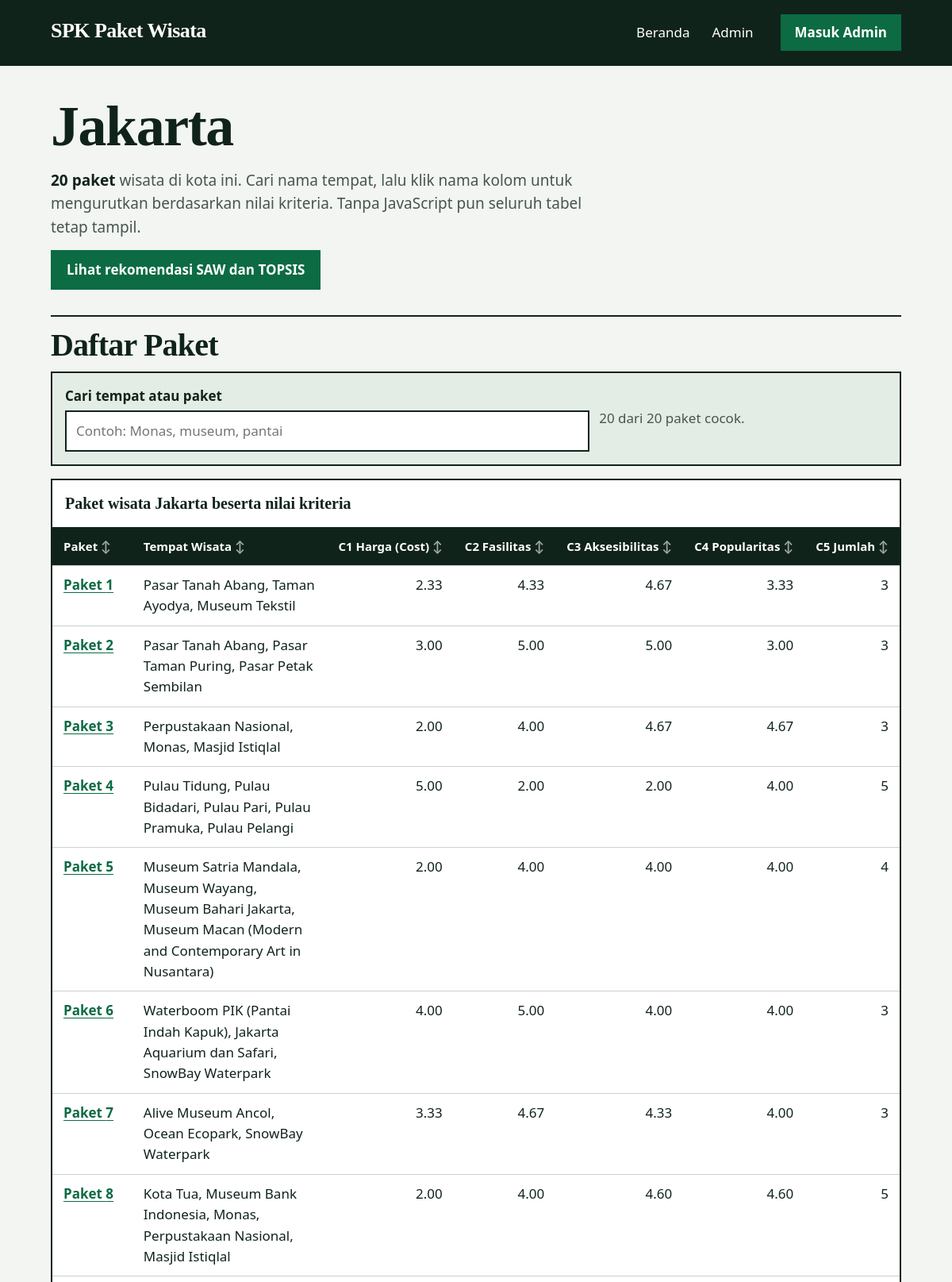
The app's page /kota/Jakarta (upper part) with its own data.
### tables this page shows
CREATE TABLE kota (
    id INTEGER PRIMARY KEY AUTOINCREMENT,
    nama TEXT NOT NULL UNIQUE
);

CREATE TABLE paket (
    id INTEGER PRIMARY KEY AUTOINCREMENT,
    kota_id INTEGER NOT NULL,
    nomor_paket INTEGER NOT NULL UNIQUE,
    nama_tampil TEXT NOT NULL,
    FOREIGN KEY (kota_id) REFERENCES kota (id) ON DELETE RESTRICT
);

CREATE TABLE nilai_paket (
    paket_id INTEGER NOT NULL,
    kriteria_id INTEGER NOT NULL,
    nilai REAL NOT NULL CHECK (nilai BETWEEN 1 AND 5),
    PRIMARY KEY (paket_id, kriteria_id),
    FOREIGN KEY (paket_id) REFERENCES paket (id) ON DELETE CASCADE,
    FOREIGN KEY (kriteria_id) REFERENCES kriteria (id) ON DELETE RESTRICT
);

### app.py (the view)
@app.route("/kota/<nama_kota>")
def kota_page(nama_kota):
    packages = database.get_paket_by_kota(nama_kota)
    if not packages:
        return render_template("index.html", kota=database.get_kota_list(), kriteria=database.get_kriteria(), error=f"Kota {nama_kota} tidak ditemukan."), 404
    return render_template("kota.html", kota=nama_kota, packages=packages, kriteria=database.get_kriteria())

### database.py (called while the page is built)
def get_connection():
    conn = sqlite3.connect(DB_PATH)
    conn.row_factory = sqlite3.Row
    conn.execute("PRAGMA foreign_keys = ON")
    return conn

def get_kriteria():
    conn = get_connection()
    try:
        rows = conn.execute("SELECT * FROM kriteria ORDER BY kode").fetchall()
        return [dict(r) for r in rows]
    finally:
        conn.close()

### templates/kota.html (shortened to what this page needs)
{% extends "base.html" %}
{% block content %}
<div class="page-head">
  <h1>{{ kota }}</h1>
  <p class="lede"><strong>{{ packages|length }} paket</strong> wisata di kota ini. Cari nama tempat, lalu klik nama kolom untuk mengurutkan berdasarkan nilai kriteria. Tanpa JavaScript pun seluruh tabel tetap tampil.</p>
  <p><a class="btn" href="{{ url_for('rekomendasi', kota=kota, metode='keduanya') }}">Lihat rekomendasi SAW dan TOPSIS</a></p>
</div>
<section aria-labelledby="daftar-paket">
  <h2 id="daftar-paket">Daftar Paket</h2>
  <div class="toolbar">
    <p class="field">
      <label for="cari-paket">Cari tempat atau paket</label>
      <input type="search" id="cari-paket" data-filter-table="tabel-paket" placeholder="Contoh: Monas, museum, pantai" autocomplete="off">
    </p>
    <p class="count" data-filter-count>{{ packages|length }} dari {{ packages|length }} paket cocok.</p>
  </div>
  <div class="table-wrapper" tabindex="0" role="region" aria-labelledby="paket-caption">
  <table id="tabel-paket" data-sortable>
    <caption id="paket-caption">Paket wisata {{ kota }} beserta nilai kriteria</caption>
    <thead><tr>
      <th scope="col" data-type="number">Paket</th>
      <th scope="col" data-type="text">Tempat Wisata</th>
      <th scope="col" data-type="number">C1 Harga (Cost)</th>
      <th scope="col" data-type="number">C2 Fasilitas</th>
      <th scope="col" data-type="number">C3 Aksesibilitas</th>
      <th scope="col" data-type="number">C4 Popularitas</th>
      <th scope="col" data-type="number">C5 Jumlah</th>
    </tr></thead>
    <tbody>
    {% for p in packages %}
    <tr>
      <th scope="row" data-value="{{ p.nomor_paket }}"><a href="{{ url_for('paket_detail', paket_id=p.id) }}">Paket {{ p.nomor_paket }}</a></th>
      <td>{{ p.tempat|join(', ') }}</td>
      <td class="num" data-value="{{ p.matrix[0] }}">{{ '%.2f'|format(p.matrix[0]) }}</td>
      <td class="num" data-value="{{ p.matrix[1] }}">{{ '%.2f'|format(p.matrix[1]) }}</td>
      <td class="num" data-value="{{ p.matrix[2] }}">{{ '%.2f'|format(p.matrix[2]) }}</td>
      <td class="num" data-value="{{ p.matrix[3] }}">{{ '%.2f'|format(p.matrix[3]) }}</td>
      <td class="num" data-value="{{ p.matrix[4] }}">{{ p.matrix[4]|int }}</td>
    </tr>
    {% endfor %}
    </tbody>
  </table>
  </div>
</section>
{% endblock %}

### static/style.css (style rules this page uses)
:root { --ground: #f2f5f2; --surface: #ffffff; --field: #e4ece6; --ink: #10231b; --muted: #46564d; --accent: #0c6b43; --accent-ink: #ffffff; --accent-deep: #084d30; --line: #c9d4cc; --winner: #fdf0c2; --danger: #8f1d1d; --danger-field: #fbe9e7; --ok-field: #e2f0e6; --display: Georgia, "Times New Roman", serif; --text: system-ui, -apple-system, "Segoe UI", Roboto, Arial, sans-serif; --measure: 1120px; --gap: 24px; }
* { box-sizing: border-box; }
html { overflow-x: clip; scroll-behavior: smooth; }
body { overflow-x: clip; }
body { margin: 0; background: var(--ground); color: var(--ink); font-family: var(--text); font-size: 17px; line-height: 1.55; }
h1, h2, h3, h4 { font-family: var(--display); font-weight: 700; letter-spacing: -0.02em; line-height: 1.02; overflow-wrap: break-word; min-width: 0; }
h1 { font-size: clamp(40px, 6vw, 72px); margin: 0 0 16px; }
h2 { font-size: clamp(28px, 3.4vw, 40px); margin: 0 0 12px; }
p { margin: 0 0 14px; max-width: 68ch; }
a { color: var(--accent); text-underline-offset: 3px; }
.page-head { margin-bottom: 32px; }
.page-head .lede { font-size: 19px; color: var(--muted); max-width: 62ch; }
.page-head .lede strong { color: var(--ink); }
section { margin-bottom: 56px; }
section > h2 { border-top: 2px solid var(--ink); padding-top: 16px; }
.btn, button { background: var(--accent); color: var(--accent-ink); border: 0; padding: 12px 20px; font: inherit; font-weight: 700; cursor: pointer; text-decoration: none; display: inline-block; min-height: 44px; }
.table-wrapper { overflow: auto; max-width: 100%; container-type: inline-size; border: 2px solid var(--ink); background: var(--surface); margin-bottom: 24px; }
table { width: 100%; min-width: 640px; border-collapse: separate; border-spacing: 0; background: var(--surface); }
caption { text-align: left; font-family: var(--display); font-size: 20px; font-weight: 700; padding: 14px 16px; border-bottom: 2px solid var(--ink); background: var(--surface); }
th, td { padding: 11px 14px; text-align: left; vertical-align: top; border-bottom: 1px solid var(--line); font-variant-numeric: tabular-nums; }
thead th { position: sticky; top: 0; z-index: 1; background: var(--ink); color: var(--surface); font-size: 15px; }
th[scope="row"] { font-weight: 700; }
.num { text-align: right; font-variant-numeric: tabular-nums; }
th[scope="row"] { white-space: nowrap; }
.toolbar { display: flex; flex-wrap: wrap; gap: 12px; align-items: end; margin-bottom: 16px; padding: 16px; background: var(--field); border: 2px solid var(--ink); }
.toolbar .field { flex: 1 1 260px; margin: 0; }
.toolbar label { display: block; font-weight: 700; margin-bottom: 4px; }
.toolbar input, .toolbar select { width: 100%; }
.toolbar .count { color: var(--muted); margin: 0; align-self: center; }
.field { margin: 0 0 18px; }
label { display: block; font-weight: 700; margin-bottom: 4px; }
input, select, textarea { font: inherit; padding: 11px 12px; width: 100%; background: var(--surface); color: var(--ink); border: 2px solid var(--ink); min-height: 44px; }
@media (prefers-reduced-motion: no-preference) { main > * { animation: rise 320ms ease-out both; } }
@media (prefers-reduced-motion: no-preference) { main > *:nth-child(2) { animation-delay: 60ms; } }

### records on screen
kota: nama "Jakarta"
paket: nomor_paket "1", tempat "Pasar Tanah Abang, Taman Ayodya, Museum Tekstil", nilai "3"
nilai_paket: nilai "2.33"
nilai_paket: nilai "4.33"
nilai_paket: nilai "4.67"
nilai_paket: nilai "3.33"
paket: nomor_paket "2", tempat "Pasar Tanah Abang, Pasar Taman Puring, Pasar Petak Sembilan", nilai "3"
nilai_paket: nilai "3.00"
nilai_paket: nilai "5.00"
nilai_paket: nilai "5.00"
nilai_paket: nilai "3.00"
paket: nomor_paket "3", tempat "Perpustakaan Nasional, Monas, Masjid Istiqlal", nilai "3"
nilai_paket: nilai "2.00"
nilai_paket: nilai "4.00"
nilai_paket: nilai "4.67"
nilai_paket: nilai "4.67"
paket: nomor_paket "4", tempat "Pulau Tidung, Pulau Bidadari, Pulau Pari, Pulau Pramuka, Pulau Pelangi", nilai "5"
nilai_paket: nilai "5.00"
nilai_paket: nilai "2.00"
nilai_paket: nilai "2.00"
nilai_paket: nilai "4.00"
paket: nomor_paket "5", tempat "Museum Satria Mandala, Museum Wayang, Museum Bahari Jakarta, Museum Macan (Modern and Contemporary Art in Nusantara)", nilai "4"
nilai_paket: nilai "2.00"
nilai_paket: nilai "4.00"
nilai_paket: nilai "4.00"
nilai_paket: nilai "4.00"
paket: nomor_paket "6", tempat "Waterboom PIK (Pantai Indah Kapuk), Jakarta Aquarium dan Safari, SnowBay Waterpark", nilai "3"
nilai_paket: nilai "4.00"
nilai_paket: nilai "5.00"
nilai_paket: nilai "4.00"
nilai_paket: nilai "4.00"
paket: nomor_paket "7", tempat "Alive Museum Ancol, Ocean Ecopark, SnowBay Waterpark", nilai "3"
nilai_paket: nilai "3.33"
nilai_paket: nilai "4.67"
nilai_paket: nilai "4.33"
nilai_paket: nilai "4.00"
paket: nomor_paket "8", tempat "Kota Tua, Museum Bank Indonesia, Monas, Perpustakaan Nasional, Masjid Istiqlal", nilai "5"
nilai_paket: nilai "2.00"
nilai_paket: nilai "4.00"
nilai_paket: nilai "4.60"
nilai_paket: nilai "4.60"

### other values on screen
{{ packages|length }} "20"
